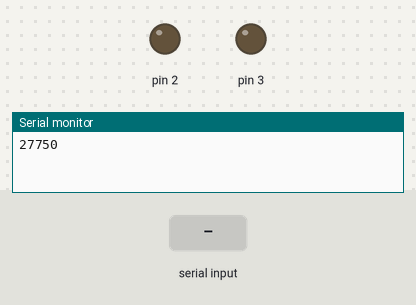
This sketch was run on a simulated Arduino Uno, built with avr-gcc and run on an emulated ATmega328P. On the bench: output pins drawn as LEDs (lit = HIGH), the last lines printed to the serial monitor. The inputs (shaded band) are chosen by the test bench.

Above: at 1.2 s.
1.3 s: "1" received over Serial
At 2.2 s:
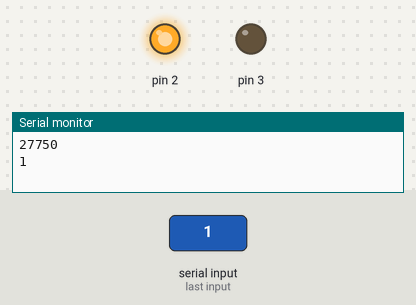
2.8 s: "2" received over Serial
At 3.3 s:
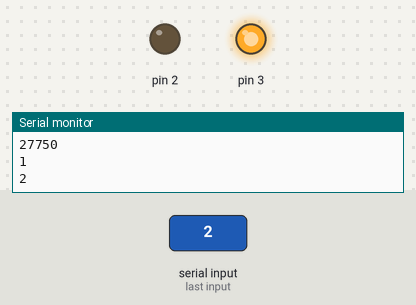
4.3 s: "3" received over Serial
At 5.5 s:
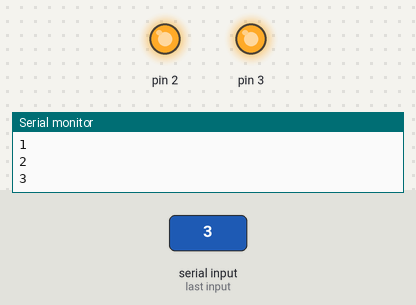
5.8 s: "0" received over Serial
At 6.8 s:
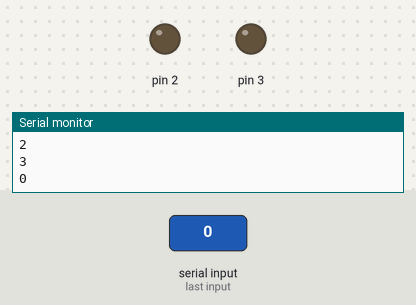
Timing chart, 0 to 8.3 s (numbered marks = the images above; inputs shaded):
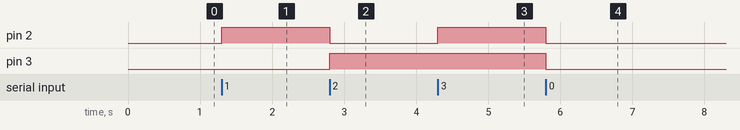

Measured:
- after the input at 1.3 s, pin 2: LOW → HIGH at once
- after the input at 2.8 s, pin 2: HIGH → LOW at once; pin 3: LOW → HIGH at once
- after the input at 4.3 s, pin 2: LOW → HIGH at once
- after the input at 5.8 s, pin 2, pin 3: HIGH → LOW at once

The sketch:

serial_control.ino
```cpp
void setup() {
  pinMode(2, OUTPUT);
  pinMode(3, OUTPUT);
  Serial.begin(9600);
  Serial.println('lksjdflskdjfsdl fkjs dlf');
}

void loop() {
  char a = 0;
  if (Serial.available()) {
    a = Serial.read();
    Serial.println(a);

    if(a == '0') {
        digitalWrite(2, LOW);
        digitalWrite(3, LOW);
    } else if(a == '1') {
        digitalWrite(2, HIGH);
        digitalWrite(3, LOW);
    } else if(a == '2') {
        digitalWrite(2, LOW);
        digitalWrite(3, HIGH);
    } else if(a == '3') {
        digitalWrite(2, HIGH);
        digitalWrite(3, HIGH);
    }
  }
}
```
